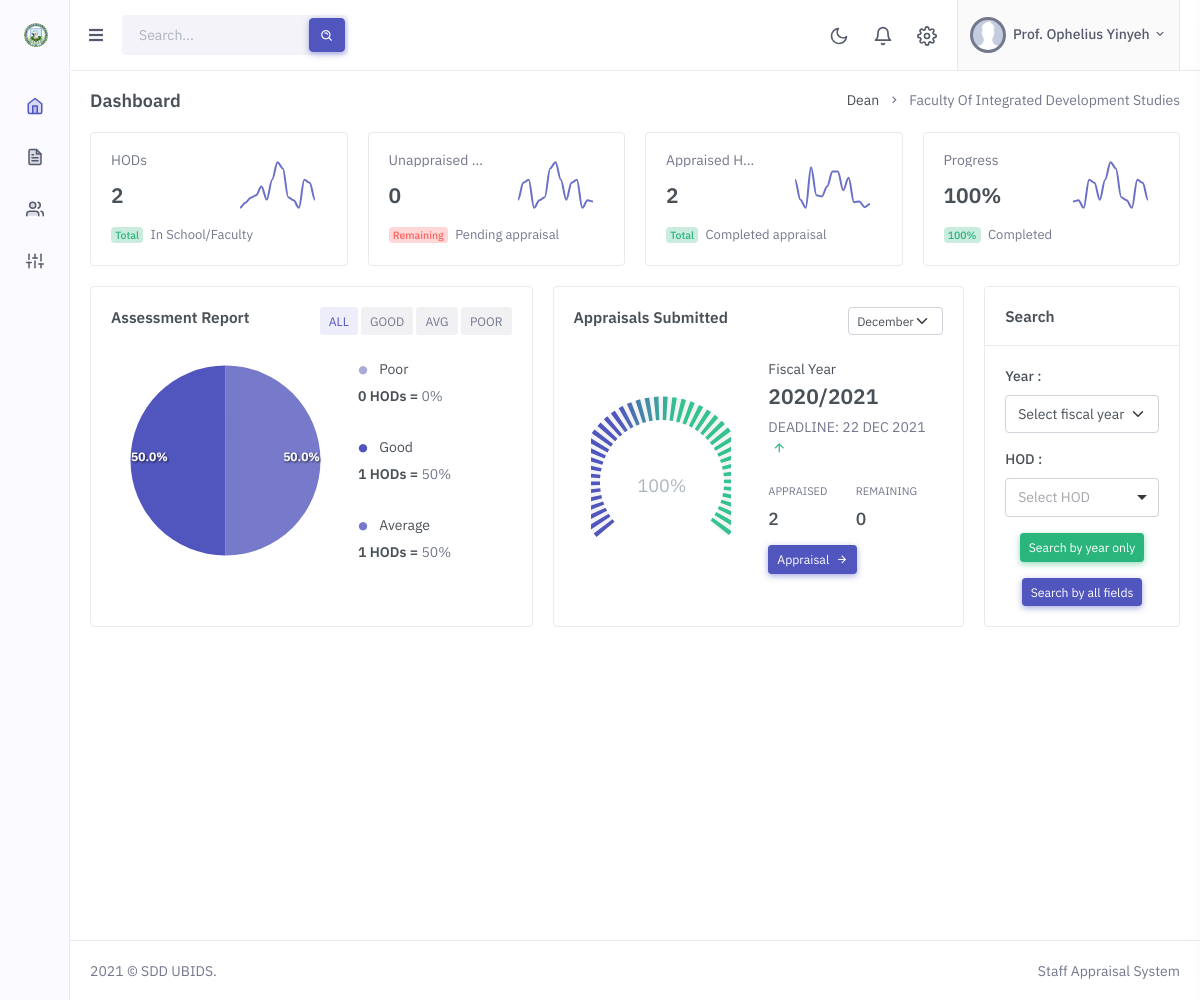
/staff/index_dean.php (signed in), run on an earlier commit of the app's database.
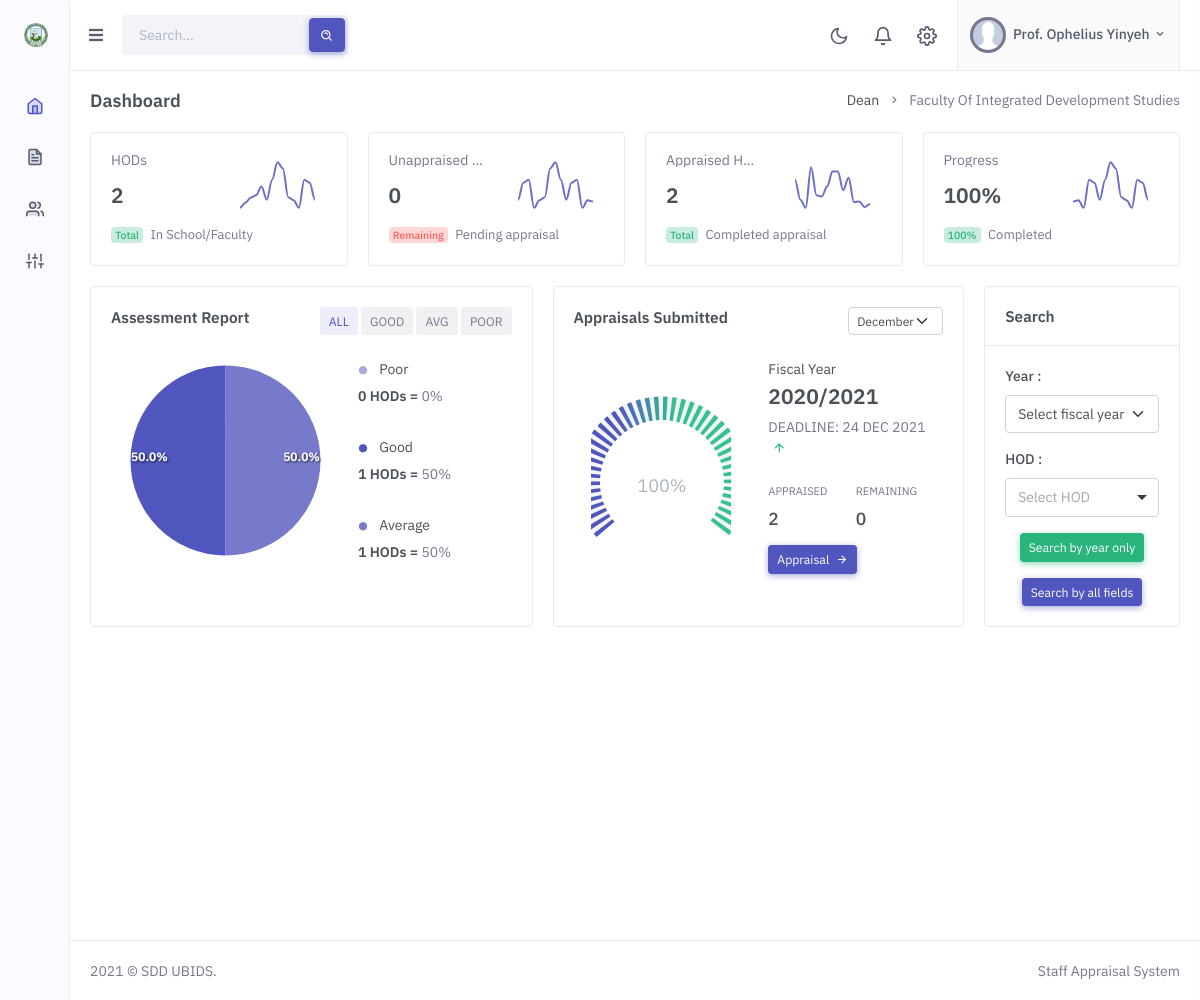
And on a later commit of the database.
### tables this page shows
CREATE TABLE `fiscal_sessions` (
  `fiscal_session_id` int(11) NOT NULL,
  `fiscal_year` varchar(60) NOT NULL,
  `deadline` date NOT NULL,
  `status` int(11) NOT NULL
);

### dbh/db_functions.php (called while the page is built, shortened)
<?php
function select_all_desc_id_limit($table, $primary_key, $limit) {
    global $pdo;
    $sql = "SELECT * FROM $table ORDER BY $primary_key desc LIMIT $limit";
    $stmt = $pdo->prepare($sql);
    $stmt->execute();
    $result = $stmt->fetchAll();
    return $result;
}

### staff/index_dean.php (the view, shortened to what the changed rows need)
<!doctype html>
<html lang="en">
    <head>
         <link href="../assets/libs/choices.js/public/assets/styles/choices.min.css" rel="stylesheet" type="text/css" />
        <link rel="stylesheet" href="../assets/css/preloader.min.css" type="text/css" />
        <link href="../assets/css/bootstrap.min.css" id="bootstrap-style" rel="stylesheet" type="text/css" />
        <link href="../assets/css/icons.min.css" rel="stylesheet" type="text/css" />
        <link href="../assets/css/app.min.css" id="app-style" rel="stylesheet" type="text/css" />
    </head>
    <body>
        <?php
            include "includes/header.inc.php";
            if($_SESSION['appraisal_role'] != "Dean") {
                echo "<script>
                        alert('You do no have access to this page. You will be redirected to the HOD dashboard');
                        window.location.href='index_hod.php';
                      </script>";
                exit();
            }
            else {
                $last_fiscal_session = select_all_desc_id_limit("fiscal_sessions", "fiscal_session_id", 1);
                if(count($last_fiscal_session) > 0) {
                    $last_fiscal_year = $last_fiscal_session[0]['fiscal_year'];
                    $last_deadline = $last_fiscal_session[0]['deadline'];
                    if(strtotime($last_deadline) < strtotime(date("Y-m-d"))) {
                        $deadline_arrow_color = "danger";
                    }
                    else {
                        $deadline_arrow_color = "success";
                    }
                }
                else {
                    echo "<script>
                            alert('No Fiscal Sessions have been added/activated yet. Please check back later');
                            window.location.href = '../logout.php';
                        </script>";
                    exit();
                }
            }
        ?>
                <div class="page-content">
                    <div class="container-fluid">
                        <div class="row">
                            <div class="col-xl-7">
                                <div class="row">
                                    <div class="col-xl-8">
                                        <div class="card card-h-100">
                                            <div class="card-body">
                                                <div class="row align-items-center">
                                                    <div class="col-sm align-self-center">
                                                        <div class="mt-4 mt-sm-0">
                                                            <p class="mb-1">Fiscal Year</p>
                                                            <h4><?php echo $last_fiscal_year; ?></h4>
                                                            <p class="text-muted mb-4"> DEADLINE: <?php echo strtoupper(date("d M Y", strtotime($last_deadline))); ?> <i class="mdi mdi-arrow-up ms-1 text-<?php echo $deadline_arrow_color; ?>"></i></p>
                                                            <div class="row g-0">
                                                                <div class="col-6">
                                                                </div>
                                                                <div class="col-6">
                                                                </div>
                                                            </div>
                                                            <div class="mt-2">
                                                                <a href="appraisal-select-session.php" class="btn btn-primary btn-sm">Appraisal <i class="mdi mdi-arrow-right ms-1"></i></a>
                                                            </div>
                                                        </div>
                                                    </div>
                                                </div>
                                            </div>
                                        </div>
                                    </div>
                                </div>
                            </div>
                        </div>
                    </div>
                </div>
        <?php include "includes/footer.inc.php"; ?>
    </body>
</html>

What changed in the data, as far as the page shows it:
changed fiscal_sessions: deadline "22 DEC 2021" → "24 DEC 2021"
